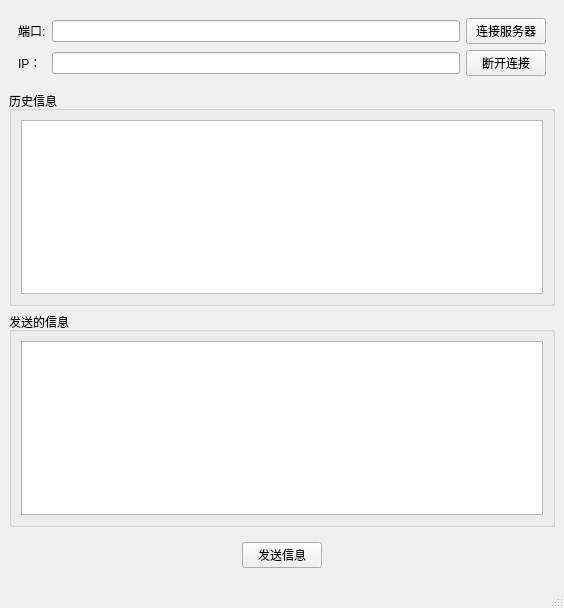
<?xml version="1.0" encoding="UTF-8"?>
<ui version="4.0">
 <class>MainWindow</class>
 <widget class="QMainWindow" name="MainWindow">
  <property name="geometry">
   <rect>
    <x>0</x>
    <y>0</y>
    <width>564</width>
    <height>608</height>
   </rect>
  </property>
  <property name="windowTitle">
   <string>MainWindow</string>
  </property>
  <widget class="QWidget" name="centralwidget">
   <layout class="QVBoxLayout" name="verticalLayout">
    <item>
     <widget class="QWidget" name="widget" native="true">
      <layout class="QGridLayout" name="gridLayout">
       <item row="1" column="5">
        <widget class="QPushButton" name="disconnect">
         <property name="text">
          <string>断开连接</string>
         </property>
        </widget>
       </item>
       <item row="0" column="3">
        <widget class="QLineEdit" name="port"/>
       </item>
       <item row="0" column="0">
        <widget class="QLabel" name="label">
         <property name="text">
          <string>端口:</string>
         </property>
        </widget>
       </item>
       <item row="1" column="0">
        <widget class="QLabel" name="label_2">
         <property name="text">
          <string>IP：</string>
         </property>
        </widget>
       </item>
       <item row="1" column="3">
        <widget class="QLineEdit" name="ip"/>
       </item>
       <item row="0" column="5">
        <widget class="QPushButton" name="connect">
         <property name="text">
          <string>连接服务器</string>
         </property>
        </widget>
       </item>
      </layout>
     </widget>
    </item>
    <item>
     <widget class="QGroupBox" name="groupBox">
      <property name="title">
       <string>历史信息</string>
      </property>
      <layout class="QHBoxLayout" name="horizontalLayout_2">
       <item>
        <widget class="QTextEdit" name="record"/>
       </item>
      </layout>
     </widget>
    </item>
    <item>
     <widget class="QGroupBox" name="groupBox_2">
      <property name="title">
       <string>发送的信息</string>
      </property>
      <layout class="QHBoxLayout" name="horizontalLayout_3">
       <item>
        <widget class="QTextEdit" name="msg"/>
       </item>
      </layout>
     </widget>
    </item>
    <item>
     <widget class="QWidget" name="widget_2" native="true">
      <layout class="QHBoxLayout" name="horizontalLayout_4">
       <item>
        <spacer name="horizontalSpacer_2">
         <property name="orientation">
          <enum>Qt::Horizontal</enum>
         </property>
         <property name="sizeHint" stdset="0">
          <size>
           <width>98</width>
           <height>20</height>
          </size>
         </property>
        </spacer>
       </item>
       <item>
        <widget class="QPushButton" name="sendMsg">
         <property name="text">
          <string>发送信息</string>
         </property>
        </widget>
       </item>
       <item>
        <spacer name="horizontalSpacer">
         <property name="orientation">
          <enum>Qt::Horizontal</enum>
         </property>
         <property name="sizeHint" stdset="0">
          <size>
           <width>97</width>
           <height>20</height>
          </size>
         </property>
        </spacer>
       </item>
      </layout>
     </widget>
    </item>
   </layout>
  </widget>
  <widget class="QMenuBar" name="menubar">
   <property name="geometry">
    <rect>
     <x>0</x>
     <y>0</y>
     <width>564</width>
     <height>22</height>
    </rect>
   </property>
  </widget>
  <widget class="QStatusBar" name="statusbar"/>
 </widget>
 <resources/>
 <connections/>
</ui>
